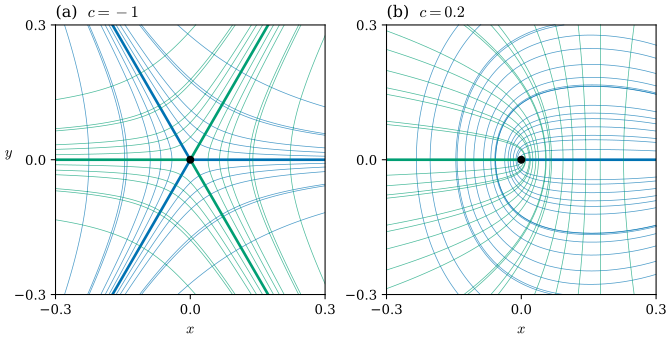

The script that saved this image:
"""Figure 39.2.3: lines of curvature near an umbilical point.

Monge-form graphs z = f(x, y) = (x^2 + y^2)/2 + (x^3 + 3 c x y^2)/6 with an umbilic at the origin (k1 = k2 = 1,
upward normal). (a) c = -1: index -1/2, three separatrices for each family. (b) c = 1/5: index +1/2, one separatrix
for each family. Drawn in the xy-plane over [-0.3, 0.3]^2 (projection of the graph). Blue: lines of the k1 family,
green: lines of the k2 family; thick: separatrices (lines of curvature that end at the umbilic), traced outward from
radius 0.004 along the radial directions found by ddg39.separatrix_directions.

Run: PYTHONPATH=tools python3 chapters/39-surface-curvature/figures/fig-39-2-3-umbilic-lines.py
"""
import sys
from pathlib import Path

import numpy as np

sys.path.insert(0, str(Path(__file__).resolve().parents[1] / "lib"))
import dgfig  # noqa: E402
dgfig.setup()
import matplotlib.pyplot as plt  # noqa: E402

import ddg39  # noqa: E402

C = dgfig.COLORS
BOX = 0.3
CASES = [(-1.0, "(a)", -0.5, 3), (0.2, "(b)", 0.5, 1)]

fig, axes = plt.subplots(1, 2, figsize=(7.0, 3.6))
for ax, (c, title, idx_expect, nsep) in zip(axes, CASES):
    derivs = ddg39.monge(1.0, 0.0, c, 0.0)
    k1, k2, _, _ = ddg39.graph_principal(derivs, 0.0, 0.0)
    assert abs(k1 - 1) < 1e-12 and abs(k2 - 1) < 1e-12                      # umbilic at the origin
    for which in (0, 1):
        assert abs(ddg39.line_field_index(derivs, which=which) - idx_expect) < 1e-6
    gx = np.linspace(-BOX, BOX, 61)
    gaps = [ddg39.graph_principal(derivs, x, y)[0] - ddg39.graph_principal(derivs, x, y)[1]
            for x in gx for y in gx if x * x + y * y > 0.05 ** 2]
    assert min(gaps) > 0.01                                               # no other umbilic in the box
    cols = {0: C["tangent"], 1: C["third"]}
    for which in (0, 1):
        seps = ddg39.separatrix_directions(derivs, which=which, rad=0.004)
        assert len(seps) == nsep, (c, which, len(seps))
        seeds = [(r * np.cos(a), r * np.sin(a)) for r in (0.07, 0.15, 0.24) for a in np.linspace(0, 2 * np.pi, 7)[:-1] + 0.3]
        for sd in seeds:
            for dd in (1, -1):
                L = ddg39.trace_line(derivs, sd, which, step=0.004, nmax=260, box=BOX, stop_rad=0.006, direction=dd)
                ax.plot(L[:, 0], L[:, 1], color=cols[which], lw=0.55, alpha=0.7)
        for t0 in seps:
            p0 = 0.004 * np.array([np.cos(t0), np.sin(t0)])
            L = ddg39.trace_line(derivs, p0, which, step=0.004, nmax=300, box=BOX,
                                 direction=1.0 if (ddg39.graph_principal(derivs, *p0)[2 + which] @ p0) > 0 else -1.0)
            ax.plot(L[:, 0], L[:, 1], color=cols[which], lw=2.0)
    ax.plot(0, 0, "o", color=C["main"], ms=5, zorder=10)
    ax.set_xlim(-BOX, BOX)
    ax.set_ylim(-BOX, BOX)
    ax.set_aspect("equal")
    ax.set_xticks([-0.3, 0, 0.3])
    ax.set_yticks([-0.3, 0, 0.3])
    ax.set_xlabel(r"$x$")
    ax.set_title(title + rf"  $c = {c:g}$", loc="left", fontsize=12)
axes[0].set_ylabel(r"$y$", rotation=0)
fig.subplots_adjust(left=0.08, right=0.99, bottom=0.14, top=0.92, wspace=0.18)
dgfig.save(fig, __file__)
